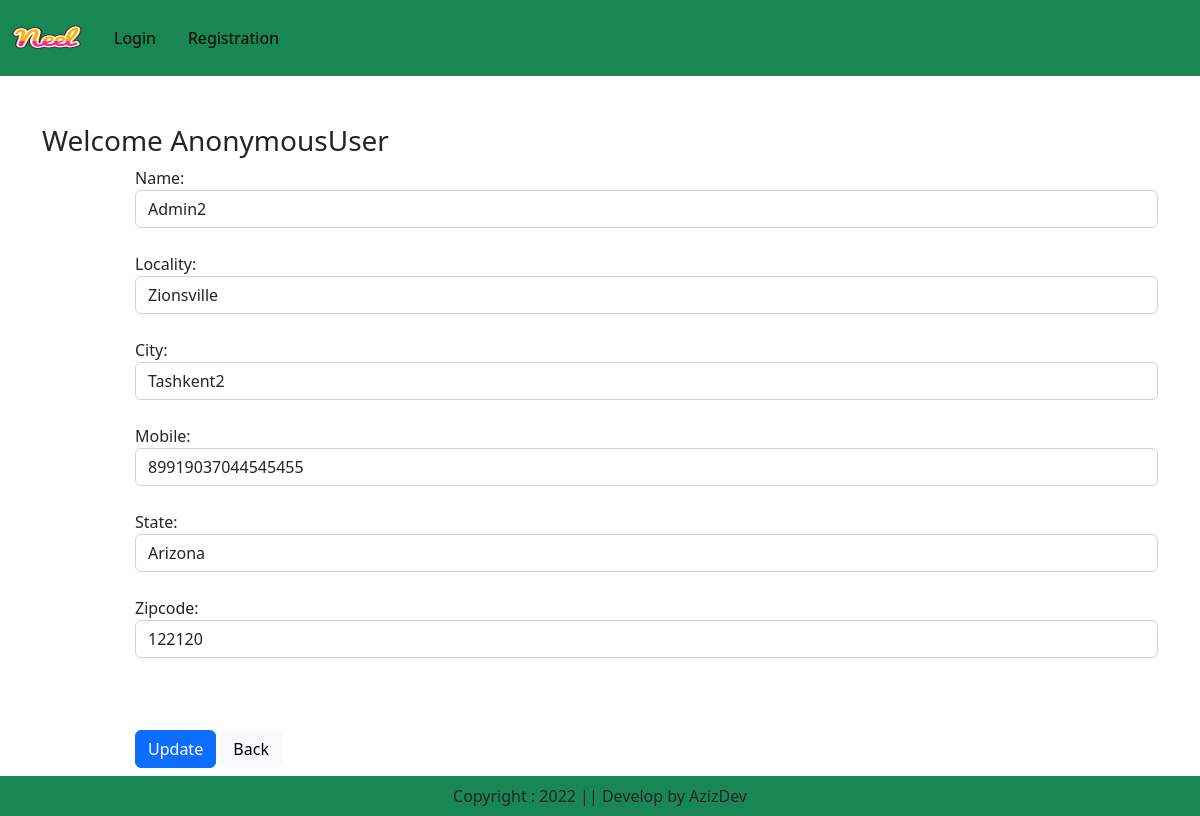
Screenshot of /updateAddress/1 with the database file from the repository.
### app/models.py (models this page shows, shortened)
class Customer(models.Model):
    user = models.ForeignKey(User,on_delete=models.CASCADE)
    name = models.CharField(max_length=200)
    locality = models.CharField(max_length=200)
    city = models.CharField(max_length=50)
    mobile = models.IntegerField(default=0)
    zipcode = models.IntegerField()
    state = models.CharField(choices=STATE_CHOICES,max_length=100)

### app/views.py (the view, shortened to what this page needs)
# urls.py: path('updateAddress/<int:pk>', views.updateAddress.as_view(), name='updateAddress'),
class updateAddress(View):
    def get(self, request, pk):
        add = Customer.objects.get(pk=pk)
        form = CustomerProfileForm(instance=add)
        return render(request, 'app/updateAddress.html', locals())

### app/forms.py
class CustomerProfileForm(forms.ModelForm):
    class Meta:
        model = Customer
        fields = ['name', 'locality', 'city', 'mobile', 'state', 'zipcode']
        widgets = {
            'name': forms.TextInput(attrs={'class': 'form-control'}),
            'locality': forms.TextInput(attrs={'class': 'form-control'}),
            'city': forms.TextInput(attrs={'class': 'form-control'}),
            'mobile': forms.NumberInput(attrs={'class': 'form-control'}),
            'state': forms.Select(attrs={'class': 'form-control'}),
            'zipcode': forms.NumberInput(attrs={'class': 'form-control'}),
        }

### app/templates/app/updateAddress.html (shortened to what this page needs)
{% extends 'app/base.html' %}
{% load static %}
{% block main-content %}
    <div class="container my-5">
        <div class="row">
            <h3>Welcome <span class="text-capitalize">{{ request.user }}</span></h3>
        </div>
        <div class="col-sm8 offset-sm-1">
            <form action="" method="post">
                    {% for fm in form %}
                    {{ fm.label_tag }} {{ fm }} <small class="text-danger"> {{ fm.errors|striptags }} </small>
                    <br>
                    {% endfor %}
                    <div class="col-12 mt-5">
                        <button type="submit" class="btn btn-primary">Update</button>
                        <a href="{% url 'address' %}" type="button" class="btn btn-light">Back</a>
                    </div>
            </form>
        </div>
    </div>
{% endblock main-content %}

### rows the page displays
Customer: form "Admin2" "Zionsville" "Tashkent2" "89919037044545455" "Arizona" "122120"

### other values shown
{{ request.user }} "AnonymousUser"
{{ fm.label_tag }} "Name:" "Locality:" "City:" "Mobile:" "State:" "Zipcode:"
